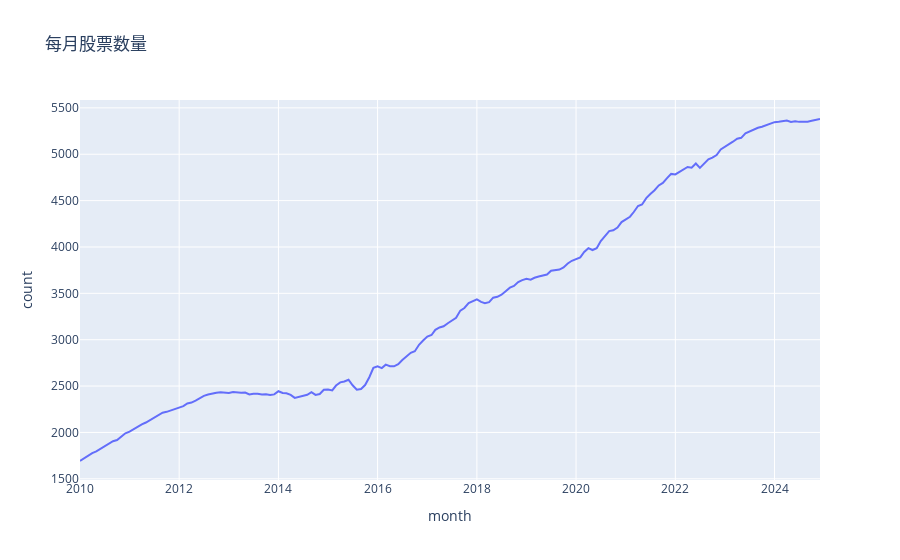

The notebook cell this image was saved under:
### Code cell
# plotly
import plotly.express as px
fig = px.line(df, x='month', y='count', title='每月股票数量')
fig.show()

### Figure 1 — Plotly figure (JSON) as saved in the notebook; plotly's stock layout.template omitted (floating-point values rounded to 4 significant figures; data arrays with more than 128 entries replaced by an {"elided": "..."} marker saying what was removed)
{"data": [{"hovertemplate": "month=%{x}<br>count=%{y}<extra></extra>", "legendgroup": "", "line": {"color": "#636efa", "dash": "solid"}, "marker": {"symbol": "circle"}, "mode": "lines", "name": "", "orientation": "v", "showlegend": false, "type": "scatter", "x": {"elided": "180 str values"}, "xaxis": "x", "y": {"elided": "180 int values"}, "yaxis": "y"}], "layout": {"legend": {"tracegroupgap": 0}, "title": {"text": "每月股票数量"}, "xaxis": {"anchor": "y", "domain": [0, 1], "title": {"text": "month"}}, "yaxis": {"anchor": "x", "domain": [0, 1], "title": {"text": "count"}}}}
